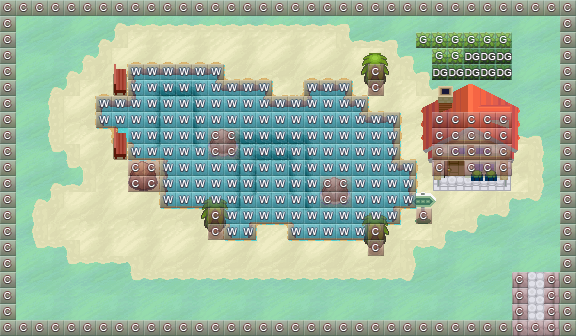

Tiled map render using the project's own tile images. Description and the map definition, with tile-layer contents summarised, below:
An orthogonal 36x21 tile map with 16x16 px tiles, 9 tile layers (Grass, Paths, Misc. Paths, Underwater, ...), 7 tilesets.

<map version="1.0" orientation="orthogonal" width="36" height="21" tilewidth="16" tileheight="16">
 <tileset firstgid="1" name="Grass" tilewidth="16" tileheight="16">
  <image source="../tilesets/hgss_tileset_terrain_and_paths_by_thunderdove-d3bnn5w.png" trans="c0c0c0" width="336" height="160" />
 </tileset>
 <tileset firstgid="211" name="WaterBorders" tilewidth="16" tileheight="16">
  <image source="../tilesets/transparent_water_by_serebii08-d3ajc8k.png" trans="ff00d2" width="80" height="96" />
 </tileset>
 <tileset firstgid="241" name="Buildings and other stuff" tilewidth="16" tileheight="16">
  <image source="../tilesets/hoenn_tiles_by_pokemon_diamond-d2qmbn3.png" trans="ea00ff" width="1088" height="480" />
 </tileset>
 <tileset firstgid="2281" name="Collisions and Stuff" tilewidth="16" tileheight="16">
  <image source="../tilesets/maptypetileset.png" width="32" height="64" />
 </tileset>
 <tileset firstgid="2289" name="grasssandtiles" tilewidth="16" tileheight="16">
  <image source="../tilesets/grasssandtiles.png" width="192" height="48" />
 </tileset>
 <tileset firstgid="2325" name="animatedwatertile" tilewidth="16" tileheight="16">
  <tileoffset x="1" y="1" />
  <image source="../tilesets/animatedwatertile.png" width="128" height="16" />
 </tileset>
 <tileset firstgid="2333" name="Underwatertiles" tilewidth="16" tileheight="16">
  <tileoffset x="1" y="1" />
  <image source="../tilesets/underwatertiles.png" width="48" height="48" />
 </tileset>
 <layer name="Grass" width="36" height="21">
  <data>[756 cells, 756 non-empty, 12 distinct tile ids]</data>
 </layer>
 <layer name="Paths" width="36" height="21">
  <data>[756 cells, 450 non-empty, 24 distinct tile ids]</data>
 </layer>
 <layer name="Misc. Paths" width="36" height="21">
  <data>[756 cells, 7 non-empty, 5 distinct tile ids]</data>
 </layer>
 <layer name="Underwater" width="36" height="21">
  <data>[756 cells, 157 non-empty, 9 distinct tile ids]</data>
 </layer>
 <layer name="Water" width="36" height="21">
  <data>[756 cells, 157 non-empty, 3 distinct tile ids]</data>
 </layer>
 <layer name="Coast" width="36" height="21">
  <data>[756 cells, 106 non-empty, 20 distinct tile ids]</data>
 </layer>
 <layer name="Buildings" width="36" height="21">
  <data>[756 cells, 89 non-empty, 51 distinct tile ids]</data>
 </layer>
 <objectgroup name="NPC" width="36" height="21" />
 <layer name="house top" width="36" height="21">
  <data>[756 cells, 40 non-empty, 33 distinct tile ids]</data>
 </layer>
 <layer name="Collisions" width="36" height="21">
  <data>[756 cells, 316 non-empty, 4 distinct tile ids]</data>
 </layer>
</map>
